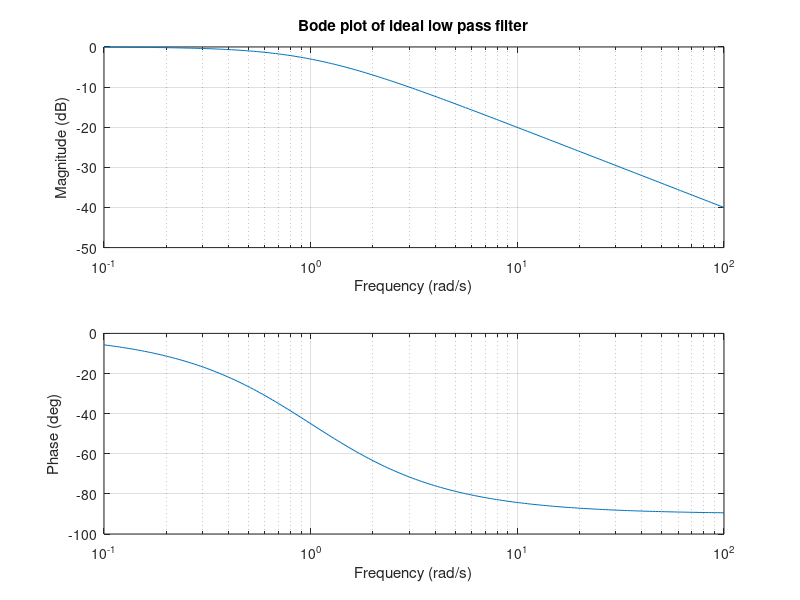
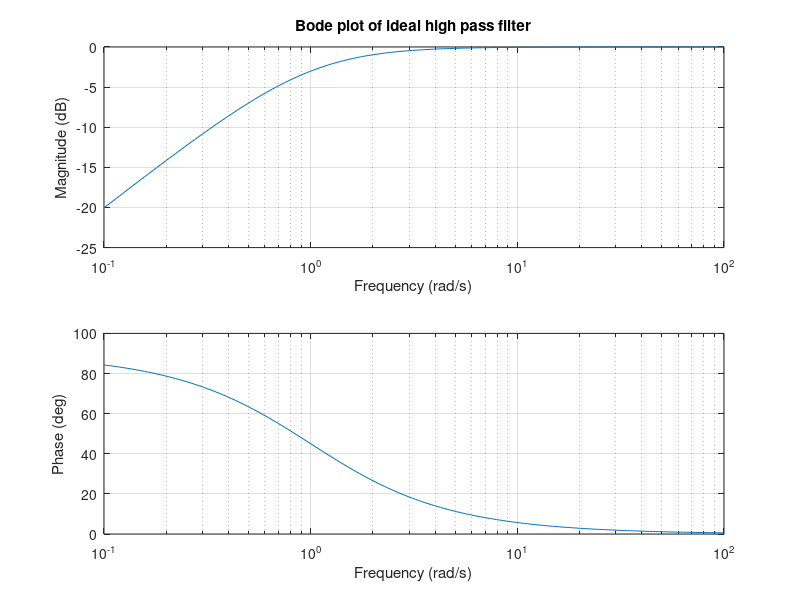
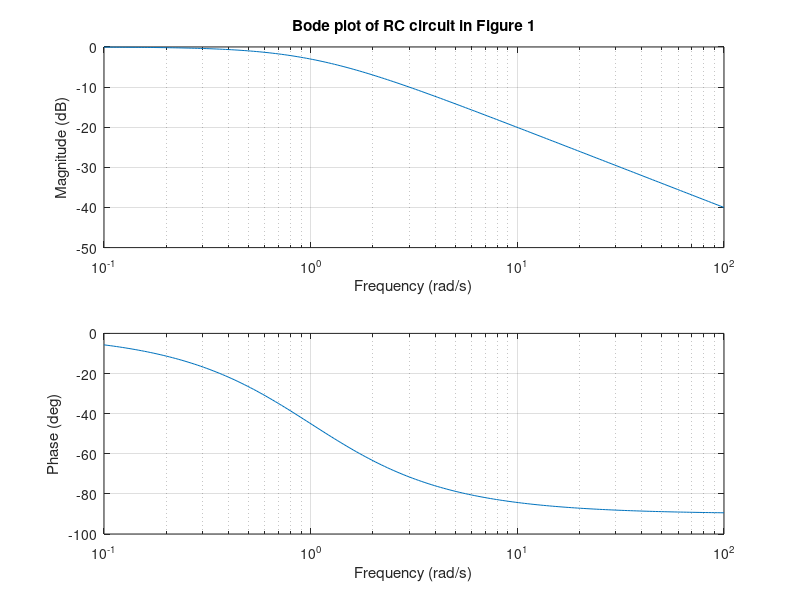
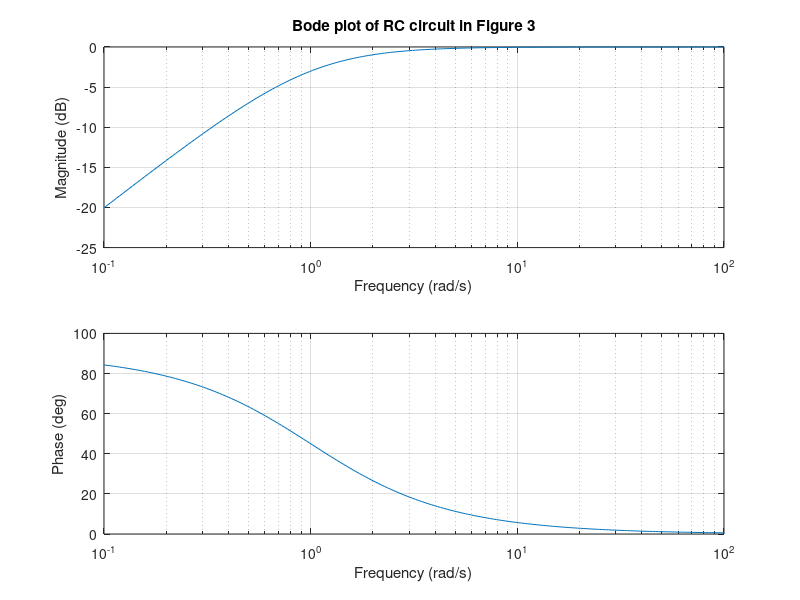

These charts were generated, in order, by the following MATLAB code:
%%%%%%%%%%%%%%%%%%%%%%%%%%%%%%%%%%%%%%%%%%%%%%%%%%%%%%%%%%
%%%%%%%%%%%%%%%%%%%%%%%% TALLER 2 %%%%%%%%%%%%%%%%%%%%%%%%
%%%%%%%%%%%%%%%%%%%%%%%%%%%%%%%%%%%%%%%%%%%%%%%%%%%%%%%%%%


%%%%%%%%%%%%%%%%% PUNTO 1 %%%%%%%%%%%%%%%%%

clc;

% Parámetros del filtro paso bajo ideal
B = 1;

% Frecuencias para el trazado de la curva de Bode
w = logspace(-1, 2, 200);

% Respuesta en frecuencia del filtro ideal
H = 1./(1 + 1i*w*B);

mag = 20*log10(abs(H));
phase = angle(H)*180/pi;

% Grafica de Bode de la respuesta del filtro
figure;
subplot(2,1,1);
semilogx(w,mag);
grid on;
xlabel('Frequency (rad/s)');
ylabel('Magnitude (dB)');
title('Bode plot of ideal low pass filter');

subplot(2,1,2);
semilogx(w,phase);
grid on;
xlabel('Frequency (rad/s)');
ylabel('Phase (deg)');


%%
clc;

% Parámetros del filtro paso alto ideal
B = 1;

% Frecuencias para el trazado de la curva de Bode
w = logspace(-1, 2, 200);

% Respuesta en frecuencia del filtro ideal
H = 1i*w/B./(1 + 1i*w*B);

mag = 20*log10(abs(H));
phase = angle(H)*180/pi;

% Grafica de Bode de la respuesta del filtro
figure;
subplot(2,1,1);
semilogx(w,mag);
grid on;
xlabel('Frequency (rad/s)');
ylabel('Magnitude (dB)');
title('Bode plot of ideal high pass filter');

subplot(2,1,2);
semilogx(w,phase);
grid on;
xlabel('Frequency (rad/s)');
ylabel('Phase (deg)');



%%
%%%%%%%%%%%%%%%%% PUNTO 2 %%%%%%%%%%%%%%%%%

clc;

% Parámetros del circuito RC
R = 1; % Valor de la resistencia en ohmios
C = 1; % Valor del capacitor en faradios

% Frecuencias para el trazado de la curva de Bode
w = logspace(-1, 2, 200);   

% Respuesta en frecuencia del circuito RC
H = 1./(1 + 1i*R*C*w);

mag = 20*log10(abs(H));
phase = angle(H)*180/pi;

% Diagrama de Bode del circuito RC
figure;
subplot(2,1,1);
semilogx(w, mag);
grid on;
xlabel('Frequency (rad/s)');
ylabel('Magnitude (dB)');
title('Bode plot of RC circuit in Figure 1');

subplot(2,1,2);
semilogx(w, phase);
grid on;
ylabel('Phase (deg)');
xlabel('Frequency (rad/s)');



%% 
%%%%%%%%%%%%%%%%% PUNTO 3 %%%%%%%%%%%%%%%%%

clc;

% Parámetros del circuito RC
R = 1;      % Valor de la resistencia en ohmios
C = 1;      % Valor del capacitor en faradios

% Frecuencias para el trazado de la curva de Bode
w = logspace(-1, 2, 200);

% Respuesta en frecuencia del circuito RC
H = 1i*w*R*C./(1 + 1i*w*R*C);

mag = 20*log10(abs(H));
phase = angle(H)*180/pi;

% Diagrama de Bode del circuito RC
figure;
subplot(2,1,1);
semilogx(w,mag);
grid on;
xlabel('Frequency (rad/s)');
ylabel('Magnitude (dB)');
title('Bode plot of RC circuit in Figure 3');

subplot(2,1,2);
semilogx(w,phase);
grid on;
xlabel('Frequency (rad/s)');
ylabel('Phase (deg)');


% PREGUNTAS:

% Para la Figura 3, el circuito es un filtro paso alto de primer orden con 
% una constante de tiempo RC = 1. 

% La pendiente de la curva de ganancia en la banda de atenuación se puede 
% aprox. a -20 dB/dec. Ya que los filtros de primer orden tienen una caída 
% de ganancia de 20 dB por década en la banda de atenuación.



%%
%%%%%%%%%%%%%%%%% PUNTO 4 %%%%%%%%%%%%%%%%%

clc;

% Respuesta en frecuencia para el circuito en cascada
H_lp = 1./(1 + 1i*w*0.01);
H_hp = 1i*w*0.1./(1i*w*0.1 + 1);
H_cascade = H_lp .* H_hp;
%H_cascade = H_hp .* H_lp;

% Frecuencias para el trazado de la curva de Bode
w = logspace(-2, 6, 200);

mag = 20*log10(abs(H_cascade));
phase = angle(H_cascade)*180/pi;

figure;
subplot(2,1,1);
semilogx(w, mag);
title('Bode Plot of Cascaded System');
xlabel('Frequency (rad/s)');
ylabel('Magnitude (dB)');
grid on;

subplot(2,1,2);
semilogx(w, phase);
xlabel('Frequency (rad/s)');
ylabel('Phase (degrees)');
grid on;


% PREGUNTAS:

% El filtro resultante de la combinación en cascada de los circuitos de la 
% figura 1 y 3 es un filtro de paso de banda. 

% La banda de paso es de aproximadamente de 90 rad/s. Es el resultado de
% restar la frecuencia maxima de corte = 100 rad/s con la frecuencia minima
% de corte = 10 rad/s.

% Sí, el orden de los dos circuitos importa. Si se cambia el orden de los 
% dos circuitos, la respuesta en frecuencia del filtro combinado será 
% diferente. En este caso, la respuesta en frecuencia del filtro combinado 
% sería la del filtro de la Figura 3 seguido por la del filtro de la 
% Figura 1. En general, el orden en que se combinan los filtros puede 
% cambiar la forma de la respuesta en frecuencia del filtro combinado.



%%
%%%%%%%%%%%%%%%%% PUNTO 5 %%%%%%%%%%%%%%%%%

clc;

% Frecuencias para el trazado de la curva de Bode
w = logspace(-1, 2, 200);

% Respuesta en frecuencia del circuito RC
H = 1./(1*(1i*w).^2 + 0.7654*(1i*w) + 1);

mag = 20*log10(H); 
phase = angle(H) * 180/pi; 

% Diagrama de Bode del circuito RC
figure;
subplot(2,1,1);
semilogx(w, mag);
title('Bode Diagram for Sallen-Key Filter');
xlabel('Frequency (rad/s)');
ylabel('Magnitude (dB)');
grid on;

subplot(2,1,2);
semilogx(w, phase);
ylabel('Phase (deg)');
xlabel('Frequency (rad/s)');
grid on;


% PREGUNTAS:

% Es un filtro de paso bajo, de segundo orden.

% La banda de paso es de aproximadamente de 1.39 rad/s.

% En general, una pendiente de -20 dB/dec indica un filtro de primer orden,
% -40 dB/dec indica un filtro de segundo orden, y así sucesivamente. En 
% este caso para el filtro de Sallen-Key la pendiente de la curva de 
% ganancia en la banda de atenuación se puede aproximar a -40 dB/dec.

% El filtro de Sallen-Key en la figura 2 es un filtro de segundo orden, 
% mientras que el filtro en el punto 1 es de primer orden. El filtro de 
% Sallen-Key también puede tener una pendiente de corte más empinada en la 
% banda de parada en comparación con el filtro de primer orden.

